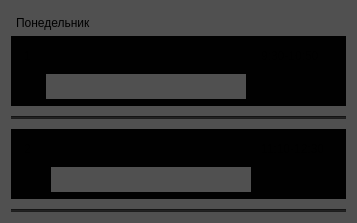
                     <widget class="QWidget" name="widget_11" native="true">
                      <property name="styleSheet">
                       <string notr="true">background-color:rgb(80,80,80);
</string>
                      </property>
                      <layout class="QVBoxLayout" name="verticalLayout_7">
                       <property name="spacing">
                        <number>0</number>
                       </property>
                       <item>
                        <widget class="QPlainTextEdit" name="plainTextEdit_4">
                         <property name="sizePolicy">
                          <sizepolicy hsizetype="Expanding" vsizetype="Minimum">
                           <horstretch>0</horstretch>
                           <verstretch>0</verstretch>
                          </sizepolicy>
                         </property>
                         <property name="minimumSize">
                          <size>
                           <width>0</width>
                           <height>25</height>
                          </size>
                         </property>
                         <property name="maximumSize">
                          <size>
                           <width>16777215</width>
                           <height>25</height>
                          </size>
                         </property>
                         <property name="styleSheet">
                          <string notr="true">background-color:rgba(0,0,0,0);</string>
                         </property>
                         <property name="readOnly">
                          <bool>true</bool>
                         </property>
                         <property name="plainText">
                          <string>Понедельник</string>
                         </property>
                        </widget>
                       </item>
                       <item>
                        <widget class="QWidget" name="widget_12" native="true">
                         <property name="minimumSize">
                          <size>
                           <width>0</width>
                           <height>70</height>
                          </size>
                         </property>
                         <property name="maximumSize">
                          <size>
                           <width>16777215</width>
                           <height>70</height>
                          </size>
                         </property>
                         <property name="styleSheet">
                          <string notr="true">background-color:rgb(1,1,1);
border-radius: 0px;</string>
                         </property>
                         <layout class="QGridLayout" name="gridLayout_9">
                          <item row="0" column="0">
                           <widget class="QPlainTextEdit" name="plainTextEdit_5">
                            <property name="enabled">
                             <bool>true</bool>
                            </property>
                            <property name="sizePolicy">
                             <sizepolicy hsizetype="Minimum" vsizetype="Minimum">
                              <horstretch>0</horstretch>
                              <verstretch>0</verstretch>
                             </sizepolicy>
                            </property>
                            <property name="minimumSize">
                             <size>
                              <width>20</width>
                              <height>25</height>
                             </size>
                            </property>
                            <property name="maximumSize">
                             <size>
                              <width>20</width>
                              <height>25</height>
                             </size>
                            </property>
                            <property name="styleSheet">
                             <string notr="true">background-color:rgba(0,0,0,0);</string>
                            </property>
                            <property name="undoRedoEnabled">
                             <bool>true</bool>
                            </property>
                            <property name="readOnly">
                             <bool>true</bool>
                            </property>
                            <property name="plainText">
                             <string>1</string>
                            </property>
                           </widget>
                          </item>
                          <item row="1" column="1">
                           <widget class="QPlainTextEdit" name="plainTextEdit_7">
                            <property name="sizePolicy">
                             <sizepolicy hsizetype="Expanding" vsizetype="Minimum">
                              <horstretch>0</horstretch>
                              <verstretch>0</verstretch>
                             </sizepolicy>
                            </property>
                            <property name="minimumSize">
                             <size>
                              <width>80</width>
                              <height>25</height>
                             </size>
                            </property>
                            <property name="maximumSize">
                             <size>
                              <width>200</width>
                              <height>25</height>
                             </size>
                            </property>
                            <property name="styleSheet">
                             <string notr="true">background-color:rgb(80,80,80);</string>
                            </property>
                            <property name="plainText">
                             <string/>
                            </property>
                           </widget>
                          </item>
                          <item row="0" column="1">
                           <spacer name="horizontalSpacer_32">
                            <property name="orientation">
                             <enum>Qt::Orientation::Horizontal</enum>
                            </property>
                            <property name="sizeHint" stdset="0">
                             <size>
                              <width>40</width>
                              <height>20</height>
                             </size>
                            </property>
                           </spacer>
                          </item>
                          <item row="0" column="2">
                           <widget class="QPlainTextEdit" name="plainTextEdit_6">
                            <property name="sizePolicy">
                             <sizepolicy hsizetype="Minimum" vsizetype="Minimum">
                              <horstretch>0</horstretch>
                              <verstretch>0</verstretch>
                             </sizepolicy>
                            </property>
                            <property name="minimumSize">
                             <size>
                              <width>80</width>
                              <height>25</height>
                             </size>
                            </property>
                            <property name="maximumSize">
                             <size>
                              <width>80</width>
                              <height>25</height>
                             </size>
                            </property>
                            <property name="styleSheet">
                             <string notr="true">background-color:rgba(0,0,0,0);</string>
                            </property>
                            <property name="readOnly">
                             <bool>true</bool>
                            </property>
                            <property name="plainText">
                             <string>9:30-10:50</string>
                            </property>
                           </widget>
                          </item>
                         </layout>
                        </widget>
                       </item>
                       <item>
                        <spacer name="verticalSpacer_17">
                         <property name="orientation">
                          <enum>Qt::Orientation::Vertical</enum>
                         </property>
                         <property name="sizeType">
                          <enum>QSizePolicy::Policy::Minimum</enum>
                         </property>
                         <property name="sizeHint" stdset="0">
                          <size>
                           <width>20</width>
                           <height>10</height>
                          </size>
                         </property>
                        </spacer>
                       </item>
                       <item>
                        <widget class="Line" name="line">
                         <property name="styleSheet">
                          <string notr="true">background-color:rgb(30,30,30);
</string>
                         </property>
                         <property name="orientation">
                          <enum>Qt::Orientation::Horizontal</enum>
                         </property>
                        </widget>
                       </item>
                       <item>
                        <spacer name="verticalSpacer_18">
                         <property name="orientation">
                          <enum>Qt::Orientation::Vertical</enum>
                         </property>
                         <property name="sizeType">
                          <enum>QSizePolicy::Policy::Minimum</enum>
                         </property>
                         <property name="sizeHint" stdset="0">
                          <size>
                           <width>20</width>
                           <height>10</height>
                          </size>
                         </property>
                        </spacer>
                       </item>
                       <item>
                        <widget class="QWidget" name="widget_16" native="true">
                         <property name="minimumSize">
                          <size>
                           <width>0</width>
                           <height>70</height>
                          </size>
                         </property>
                         <property name="maximumSize">
                          <size>
                           <width>16777215</width>
                           <height>70</height>
                          </size>
                         </property>
                         <property name="styleSheet">
                          <string notr="true">background-color:rgb(1,1,1);
border-radius: 0px;</string>
                         </property>
                         <layout class="QGridLayout" name="gridLayout_12">
                          <item row="0" column="0">
                           <widget class="QPlainTextEdit" name="plainTextEdit_11">
                            <property name="enabled">
                             <bool>true</bool>
                            </property>
                            <property name="sizePolicy">
                             <sizepolicy hsizetype="Minimum" vsizetype="Minimum">
                              <horstretch>0</horstretch>
                              <verstretch>0</verstretch>
                             </sizepolicy>
                            </property>
                            <property name="minimumSize">
                             <size>
                              <width>25</width>
                              <height>25</height>
                             </size>
                            </property>
                            <property name="maximumSize">
                             <size>
                              <width>25</width>
                              <height>25</height>
                             </size>
                            </property>
                            <property name="styleSheet">
                             <string notr="true">background-color:rgba(0,0,0,0);</string>
                            </property>
                            <property name="readOnly">
                             <bool>true</bool>
                            </property>
                            <property name="plainText">
                             <string>2</string>
                            </property>
                           </widget>
                          </item>
                          <item row="1" column="1">
                           <widget class="QPlainTextEdit" name="plainTextEdit_12">
                            <property name="sizePolicy">
                             <sizepolicy hsizetype="Expanding" vsizetype="Minimum">
                              <horstretch>0</horstretch>
                              <verstretch>0</verstretch>
                             </sizepolicy>
                            </property>
                            <property name="minimumSize">
                             <size>
                              <width>80</width>
                              <height>25</height>
                             </size>
                            </property>
                            <property name="maximumSize">
                             <size>
                              <width>200</width>
                              <height>25</height>
                             </size>
                            </property>
                            <property name="styleSheet">
                             <string notr="true">background-color:rgb(80,80,80);</string>
                            </property>
                            <property name="plainText">
                             <string/>
                            </property>
                           </widget>
                          </item>
                          <item row="0" column="1">
                           <spacer name="horizontalSpacer_35">
                            <property name="orientation">
                             <enum>Qt::Orientation::Horizontal</enum>
                            </property>
                            <property name="sizeHint" stdset="0">
                             <size>
                              <width>40</width>
                              <height>20</height>
                             </size>
                            </property>
                           </spacer>
                          </item>
                          <item row="0" column="2">
                           <widget class="QPlainTextEdit" name="plainTextEdit_13">
                            <property name="sizePolicy">
                             <sizepolicy hsizetype="Minimum" vsizetype="Minimum">
                              <horstretch>0</horstretch>
                              <verstretch>0</verstretch>
                             </sizepolicy>
                            </property>
                            <property name="minimumSize">
                             <size>
                              <width>80</width>
                              <height>25</height>
                             </size>
                            </property>
                            <property name="maximumSize">
                             <size>
                              <width>80</width>
                              <height>25</height>
                             </size>
                            </property>
                            <property name="styleSheet">
                             <string notr="true">background-color:rgba(0,0,0,0);</string>
                            </property>
                            <property name="readOnly">
                             <bool>true</bool>
                            </property>
                            <property name="plainText">
                             <string>11:10-12:30</string>
                            </property>
                           </widget>
                          </item>
                         </layout>
                        </widget>
                       </item>
                       <item>
                        <spacer name="verticalSpacer_19">
                         <property name="orientation">
                          <enum>Qt::Orientation::Vertical</enum>
                         </property>
                         <property name="sizeType">
                          <enum>QSizePolicy::Policy::Minimum</enum>
                         </property>
                         <property name="sizeHint" stdset="0">
                          <size>
                           <width>20</width>
                           <height>10</height>
                          </size>
                         </property>
                        </spacer>
                       </item>
                       <item>
                        <widget class="Line" name="line_2">
                         <property name="styleSheet">
                          <string notr="true">background-color:rgb(30,30,30);
</string>
                         </property>
                         <property name="orientation">
                          <enum>Qt::Orientation::Horizontal</enum>
                         </property>
                        </widget>
                       </item>
                      </layout>
                     </widget>
